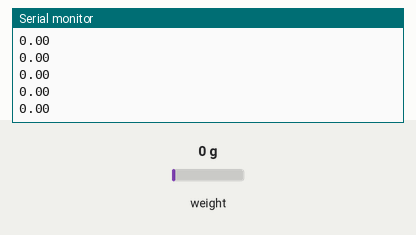
Recording of a sketch running on a simulated Arduino Uno, built with avr-gcc and run on an emulated ATmega328P. On the bench: the last lines printed to the serial monitor. The inputs (shaded band) are chosen by the test bench; at power-on: weight on the scale 0 g.

Above: at 2.2 s.
2.3 s: weight on the scale set to 100 g
At 2.31 s:
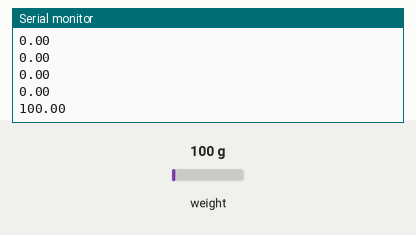
3.8 s: weight on the scale set to 1250 g
At 3.82 s:
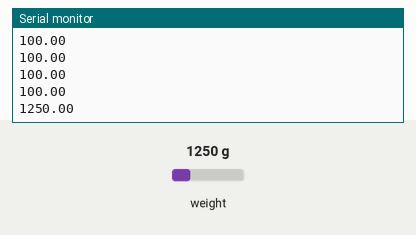
Timing chart, 0 to 6.8 s (numbered marks = the images above; inputs shaded):
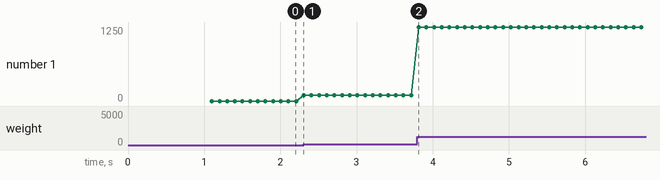

Measured:
- after the input at 2.3 s, the serial monitor: prints a new line at once (image 1)
- after the input at 3.8 s, the serial monitor: prints a new line at once (image 2)
- plotted number 1: 0 → 100 after the input at 2.3 s, 100 → 1250 after the input at 3.8 s

The sketch:

measure_weight.ino
```cpp
// (licence header left out)
#include "HX711.h"


// HX711 circuit wiring
const int LOADCELL_DOUT_PIN = 3;
const int LOADCELL_SCK_PIN = 2;


HX711 scale;

void setup() {
  Serial.begin(115200);

  scale.begin(LOADCELL_DOUT_PIN, LOADCELL_SCK_PIN);

  scale.set_scale(436.6f);
  scale.tare();				        // reset the scale to 0

}

void loop() {
  if (scale.is_ready()) {
    // 2. 텍스트 없이 오직 '값'만 출력하고 줄바꿈(println)
    // get_units(1)은 1회 측정값을 의미합니다.
    // HX711은 하드웨어적으로 속도가 느리므로(10Hz 또는 80Hz),
    // 여기서 평균을 많이 내면(get_units(10) 등) 로봇 제어 주기가 밀릴 수 있습니다.
    float weight = scale.get_units(1);

    Serial.println(weight, 2); // 소수점 2자리까지 출력
}
}
```
